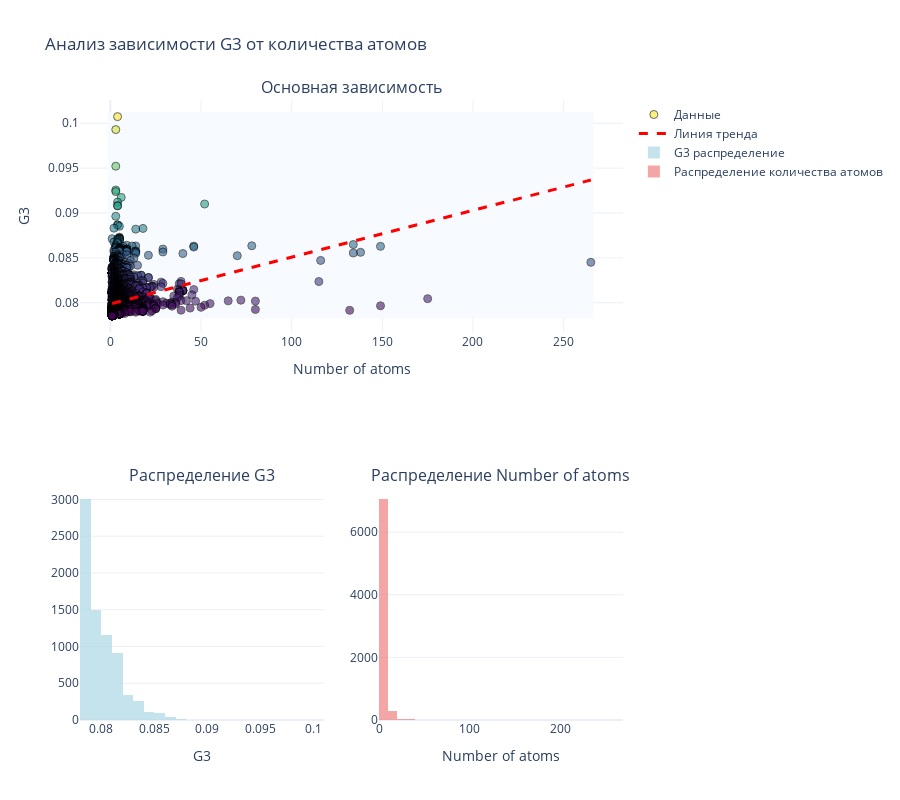

The cell this chart's notebook holds for it:
### Markdown cell above
ТИПЫ СИММЕТРИИ

В большинстве случаев соединения нескольких металлов перенимают тип симметрии какого-то одного из металлов, который есть в составе.
Симметрией Fm-3m обладает алюминий, платина, никель и т.д
Pm-3m - железо, вольфрам, литий, натрий и т.д
P63/mmc - кобальт, цинк, магний и т.д

Другие виды являются подвидами других симметрий

### Code cell
import plotly.express as px
import plotly.graph_objects as go
from plotly.subplots import make_subplots
import pandas as pd

# Подготовка данных
df['G3'] = df['G3'].str.replace(',', '.').astype(float)
df['Number of atoms'] = pd.to_numeric(df['Number of atoms'], errors='coerce')
clean_df = df[['G3', 'Number of atoms']].dropna()

# Создаем  интерактивную визуализацию
fig = make_subplots(
    rows=2, cols=2,
    subplot_titles=[
        'Основная зависимость',
        'Распределение G3',
        'Распределение Number of atoms',
        '2D плотность'
    ],
    specs=[
        [{"type": "scatter", "rowspan": 1, "colspan": 2}, None],
        [{"type": "histogram"}, {"type": "histogram"}]
    ]
)

# Основной scatter plot
fig.add_trace(
    go.Scatter(
        x=clean_df['Number of atoms'],
        y=clean_df['G3'],
        mode='markers',
        name='Данные',
        marker=dict(
            color=clean_df['G3'],
            colorscale='Viridis',
            size=8,
            opacity=0.6,
            line=dict(width=1, color='black')
        ),
        hovertemplate=(
            "Атомы: %{x}<br>" +
            "G3: %{y:.4f}<br>" +
            "<extra></extra>"
        )
    ),
    row=1, col=1
)

# линия тренда
z = np.polyfit(clean_df['Number of atoms'], clean_df['G3'], 1)
p = np.poly1d(z)
trend_x = np.linspace(clean_df['Number of atoms'].min(), clean_df['Number of atoms'].max(), 100)
trend_y = p(trend_x)

fig.add_trace(
    go.Scatter(
        x=trend_x,
        y=trend_y,
        mode='lines',
        name='Линия тренда',
        line=dict(color='red', width=3, dash='dash')
    ),
    row=1, col=1
)

# Диаграмма G3
fig.add_trace(
    go.Histogram(
        x=clean_df['G3'],
        name='G3 распределение',
        marker_color='lightblue',
        opacity=0.7,
        nbinsx=30
    ),
    row=2, col=1
)

# Диаграмма Number of atoms
fig.add_trace(
    go.Histogram(
        x=clean_df['Number of atoms'],
        name='Распределение количества атомов',
        marker_color='lightcoral',
        opacity=0.7,
        nbinsx=30
    ),
    row=2, col=2
)

# 4. Диаграмма (плотность)
fig.add_trace(
    go.Histogram2dContour(
        x=clean_df['Number of atoms'],
        y=clean_df['G3'],
        colorscale='Blues',
        showscale=False,
        name='2D плотность'
    ),
    row=1, col=1
)

fig.update_layout(
    height=800,
    title_text="Анализ зависимости G3 от количества атомов",
    showlegend=True,
    template="plotly_white"
)

fig.update_xaxes(title_text="Number of atoms", row=1, col=1)
fig.update_yaxes(title_text="G3", row=1, col=1)
fig.update_xaxes(title_text="G3", row=2, col=1)
fig.update_xaxes(title_text="Number of atoms", row=2, col=2)

fig.show()

### Figure 1 — Plotly figure (JSON) as saved in the notebook; plotly's stock layout.template omitted (floating-point values rounded to 4 significant figures; data arrays with more than 128 entries replaced by an {"elided": "..."} marker saying what was removed)
{"data": [{"hovertemplate": "Атомы: %{x}<br>G3: %{y:.4f}<br><extra></extra>", "marker": {"color": {"elided": "7444 float values"}, "colorscale": [[0, "#440154"], [0.1111, "#482878"], [0.2222, "#3e4989"], [0.3333, "#31688e"], [0.4444, "#26828e"], [0.5556, "#1f9e89"], [0.6667, "#35b779"], [0.7778, "#6ece58"], [0.8889, "#b5de2b"], [1, "#fde725"]], "line": {"color": "black", "width": 1}, "opacity": 0.6, "size": 8}, "mode": "markers", "name": "Данные", "type": "scatter", "x": {"elided": "7444 int values"}, "xaxis": "x", "y": {"elided": "7444 float values"}, "yaxis": "y"}, {"line": {"color": "red", "dash": "dash", "width": 3}, "mode": "lines", "name": "Линия тренда", "type": "scatter", "x": [1.0, 3.667, 6.333, 9.0, 11.67, 14.33, 17.0, 19.67, 22.33, 25.0, 27.67, 30.33, 33.0, 35.67, 38.33, 41.0, 43.67, 46.33, 49.0, 51.67, 54.33, 57.0, 59.67, 62.33, 65.0, 67.67, 70.33, 73.0, 75.67, 78.33, 81.0, 83.67, 86.33, 89.0, 91.67, 94.33, 97.0, 99.67, 102.3, 105.0, 107.7, 110.3, 113.0, 115.7, 118.3, 121.0, 123.7, 126.3, 129.0, 131.7, 134.3, 137.0, 139.7, 142.3, 145.0, 147.7, 150.3, 153.0, 155.7, 158.3, 161.0, 163.7, 166.3, 169.0, 171.7, 174.3, 177.0, 179.7, 182.3, 185.0, 187.7, 190.3, 193.0, 195.7, 198.3, 201.0, 203.7, 206.3, 209.0, 211.7, 214.3, 217.0, 219.7, 222.3, 225.0, 227.7, 230.3, 233.0, 235.7, 238.3, 241.0, 243.7, 246.3, 249.0, 251.7, 254.3, 257.0, 259.7, 262.3, 265.0], "xaxis": "x", "y": [0.07993, 0.08006, 0.0802, 0.08034, 0.08048, 0.08062, 0.08076, 0.0809, 0.08104, 0.08118, 0.08132, 0.08145, 0.08159, 0.08173, 0.08187, 0.08201, 0.08215, 0.08229, 0.08243, 0.08257, 0.0827, 0.08284, 0.08298, 0.08312, 0.08326, 0.0834, 0.08354, 0.08368, 0.08382, 0.08396, 0.08409, 0.08423, 0.08437, 0.08451, 0.08465, 0.08479, 0.08493, 0.08507, 0.08521, 0.08534, 0.08548, 0.08562, 0.08576, 0.0859, 0.08604, 0.08618, 0.08632, 0.08646, 0.0866, 0.08673, 0.08687, 0.08701, 0.08715, 0.08729, 0.08743, 0.08757, 0.08771, 0.08785, 0.08798, 0.08812, 0.08826, 0.0884, 0.08854, 0.08868, 0.08882, 0.08896, 0.0891, 0.08923, 0.08937, 0.08951, 0.08965, 0.08979, 0.08993, 0.09007, 0.09021, 0.09035, 0.09049, 0.09062, 0.09076, 0.0909, 0.09104, 0.09118, 0.09132, 0.09146, 0.0916, 0.09174, 0.09187, 0.09201, 0.09215, 0.09229, 0.09243, 0.09257, 0.09271, 0.09285, 0.09299, 0.09313, 0.09326, 0.0934, 0.09354, 0.09368], "yaxis": "y"}, {"marker": {"color": "lightblue"}, "name": "G3 распределение", "nbinsx": 30, "opacity": 0.7, "type": "histogram", "x": {"elided": "7444 float values"}, "xaxis": "x2", "yaxis": "y2"}, {"marker": {"color": "lightcoral"}, "name": "Распределение количества атомов", "nbinsx": 30, "opacity": 0.7, "type": "histogram", "x": {"elided": "7444 int values"}, "xaxis": "x3", "yaxis": "y3"}, {"colorscale": [[0, "rgb(247,251,255)"], [0.125, "rgb(222,235,247)"], [0.25, "rgb(198,219,239)"], [0.375, "rgb(158,202,225)"], [0.5, "rgb(107,174,214)"], [0.625, "rgb(66,146,198)"], [0.75, "rgb(33,113,181)"], [0.875, "rgb(8,81,156)"], [1, "rgb(8,48,107)"]], "name": "2D плотность", "showscale": false, "type": "histogram2dcontour", "x": {"elided": "7444 int values"}, "xaxis": "x", "y": {"elided": "7444 float values"}, "yaxis": "y"}], "layout": {"annotations": [{"font": {"size": 16}, "showarrow": false, "text": "Основная зависимость", "x": 0.5, "xanchor": "center", "xref": "paper", "y": 1, "yanchor": "bottom", "yref": "paper"}, {"font": {"size": 16}, "showarrow": false, "text": "Распределение G3", "x": 0.225, "xanchor": "center", "xref": "paper", "y": 0.375, "yanchor": "bottom", "yref": "paper"}, {"font": {"size": 16}, "showarrow": false, "text": "Распределение Number of atoms", "x": 0.775, "xanchor": "center", "xref": "paper", "y": 0.375, "yanchor": "bottom", "yref": "paper"}], "height": 800, "showlegend": true, "title": {"text": "Анализ зависимости G3 от количества атомов"}, "xaxis": {"anchor": "y", "domain": [0, 1], "title": {"text": "Number of atoms"}}, "xaxis2": {"anchor": "y2", "domain": [0, 0.45], "title": {"text": "G3"}}, "xaxis3": {"anchor": "y3", "domain": [0.55, 1], "title": {"text": "Number of atoms"}}, "yaxis": {"anchor": "x", "domain": [0.625, 1], "title": {"text": "G3"}}, "yaxis2": {"anchor": "x2", "domain": [0, 0.375]}, "yaxis3": {"anchor": "x3", "domain": [0, 0.375]}}}
